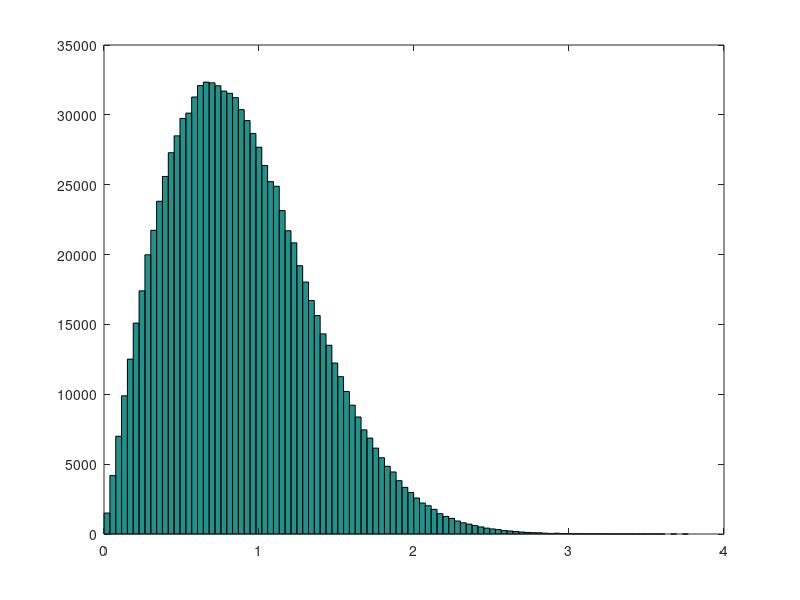

Source code (MATLAB):
close all
clear all
clc

N = 10^6 % numarul de biti

%generare functie de transfer h = hre + j*him

hre = 1/sqrt(2)*randn(1,N);
him = j*1/sqrt(2)*randn(1,N);
h = hre + him ; % canalul Rayleigh

hist(abs(h),100);